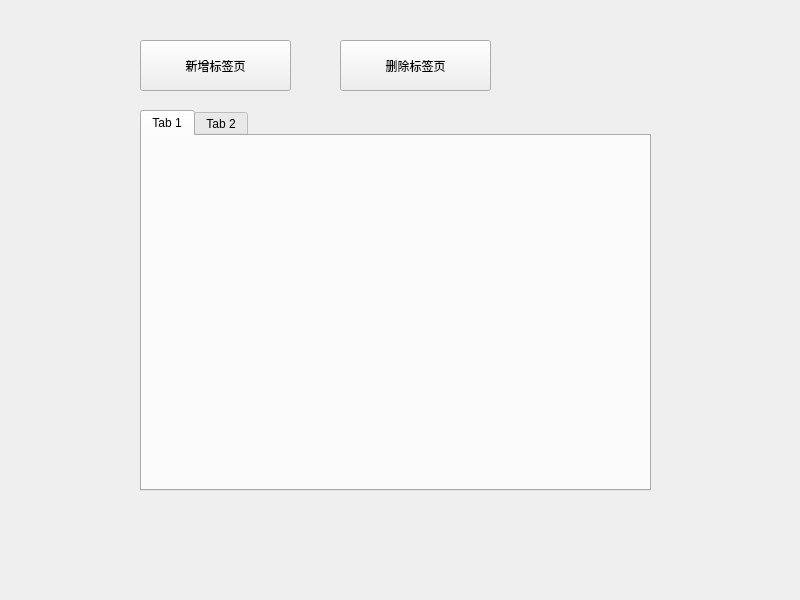
<?xml version="1.0" encoding="UTF-8"?>
<ui version="4.0">
 <class>Widget</class>
 <widget class="QWidget" name="Widget">
  <property name="geometry">
   <rect>
    <x>0</x>
    <y>0</y>
    <width>800</width>
    <height>600</height>
   </rect>
  </property>
  <property name="windowTitle">
   <string>Widget</string>
  </property>
  <widget class="QTabWidget" name="tabWidget">
   <property name="geometry">
    <rect>
     <x>140</x>
     <y>110</y>
     <width>511</width>
     <height>381</height>
    </rect>
   </property>
   <property name="currentIndex">
    <number>0</number>
   </property>
   <property name="tabsClosable">
    <bool>false</bool>
   </property>
   <widget class="QWidget" name="tab">
    <attribute name="title">
     <string>Tab 1</string>
    </attribute>
   </widget>
   <widget class="QWidget" name="tab_2">
    <attribute name="title">
     <string>Tab 2</string>
    </attribute>
   </widget>
  </widget>
  <widget class="QPushButton" name="pushButton">
   <property name="geometry">
    <rect>
     <x>140</x>
     <y>40</y>
     <width>151</width>
     <height>51</height>
    </rect>
   </property>
   <property name="text">
    <string>新增标签页</string>
   </property>
  </widget>
  <widget class="QPushButton" name="pushButton_2">
   <property name="geometry">
    <rect>
     <x>340</x>
     <y>40</y>
     <width>151</width>
     <height>51</height>
    </rect>
   </property>
   <property name="text">
    <string>删除标签页</string>
   </property>
  </widget>
 </widget>
 <resources/>
 <connections/>
</ui>
